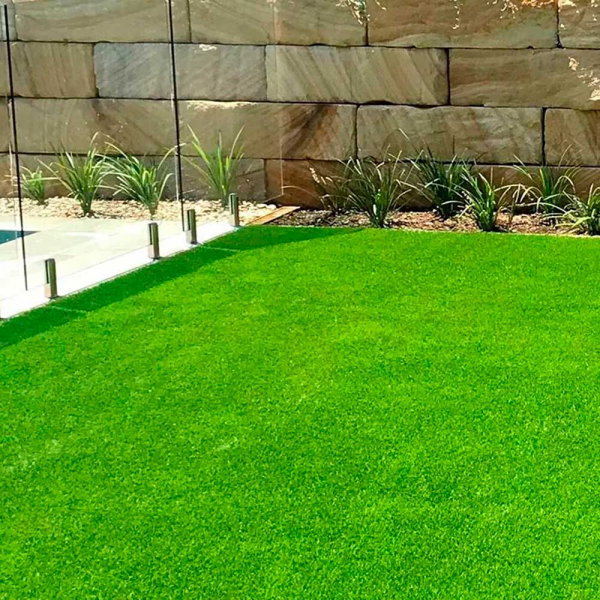
#> input picture img/5509590a4b33a7e20d00831fff1b16d8def20a05_460_T01_N148903068_2_1.jpg, 600 x 600 px
$ python load_display_save.py --image img/5509590a4b33a7e20d00831fff1b16d8def20a05_460_T01_N148903068_2_1.jpg
#> lines starting #> are read from the running program, lines starting #| are printed output that depends on the picture; after the words box and inside, x2 and y2 are one past the last pixel; in counts of white or black regions, pixels touching at a corner belong together
from __future__ import print_function
import argparse
import cv2

ap = argparse.ArgumentParser()
ap.add_argument("-i", "--image", required = True, help = "Path to the image")
args = vars(ap.parse_args())
image = cv2.imread(args["image"])
#> image is the input picture: shape (600, 600, 3); mean B, G, R 42.5, 151.2, 96.2
print("width: {} pixels".format(image.shape[1]))
#| width: 600 pixels
print("height: {} pixels".format(image.shape[0]))
#| height: 600 pixels
print("channels: {}".format(image.shape[2]))
#| channels: 3
cv2.imshow("Image", image)
# cv2.waitKey(0)
# cv2.imwrite("newimage.png", image)
(b, g, r) = image[0, 0]
#> b = 132; g = 155; r = 151
print("Pixel at (0, 0) - Red: {}, Green: {}, Blue: {}".format(r, g, b))
#| Pixel at (0, 0) - Red: 151, Green: 155, Blue: 132
image[0, 0] = (0, 0, 255)
#> image: shape (600, 600, 3); under 0.01% of pixels changed, all inside (x1, y1, x2, y2) = (0, 0, 1, 1)
(b, g, r) = image[0, 0]
#> b = 0; g = 0; r = 255
print("Pixel at (0, 0) - Red: {}, Green: {}, Blue: {}".format(r, g, b))
#| Pixel at (0, 0) - Red: 255, Green: 0, Blue: 0
corner = image[0:100, 0:100]
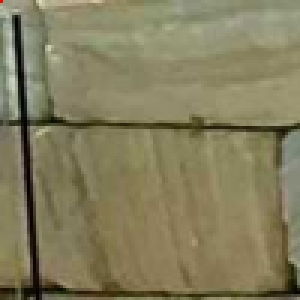
#> corner: shape (100, 100, 3) (shown 3 times larger); mean B, G, R 92.9, 125.3, 131.3
cv2.imshow("Corner", corner)
image[0:100, 0:100] = (0, 255, 0)
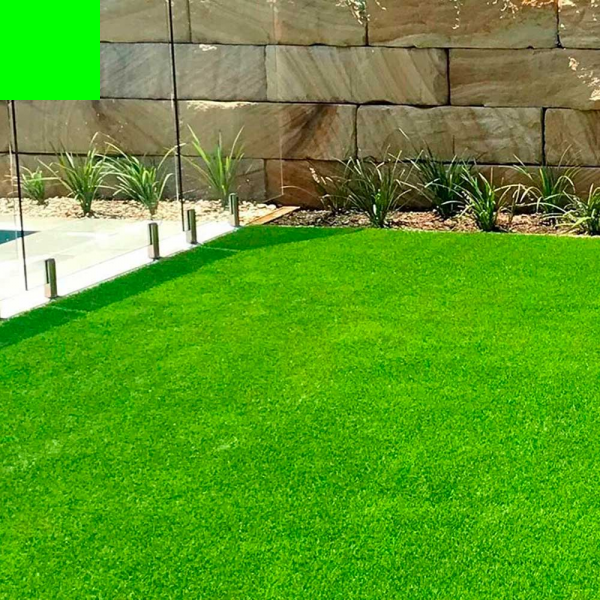
#> image: shape (600, 600, 3); mean B, G, R 39.9, 154.8, 92.6
cv2.imshow("Updated", image)
cv2.waitKey(0)

$ run again, on img/abc142.jpg
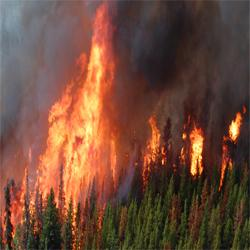
#> input picture img/abc142.jpg, 250 x 250 px
#> image is the input picture: shape (250, 250, 3); mean B, G, R 58.1, 74.5, 112.2
#| width: 250 pixels
#| height: 250 pixels
#| channels: 3
#> `(b, g, r) = image[0, 0]`: b = 178; g = 166; r = 154
#| Pixel at (0, 0) - Red: 154, Green: 166, Blue: 178
#> `(b, g, r) = image[0, 0]`: b = 0; r = 255
#| Pixel at (0, 0) - Red: 255, Green: 0, Blue: 0
#> `corner = image[0:100, 0:100]`:
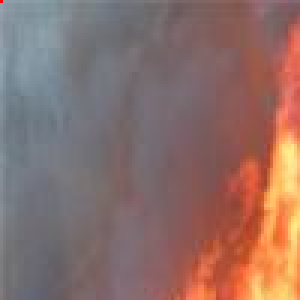
#> corner: shape (100, 100, 3) (shown 3 times larger); mean B, G, R 105.3, 110.8, 140.9
#> `image[0:100, 0:100] = (0, 255, 0)`:
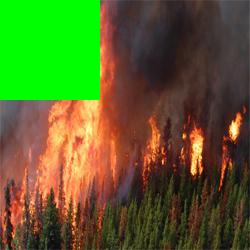
#> image: shape (250, 250, 3); mean B, G, R 41.3, 97.6, 89.6

$ run again, on img/nofire_0025.jpg
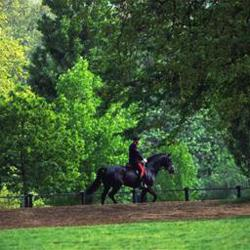
#> input picture img/nofire_0025.jpg, 250 x 250 px
#> image is the input picture: shape (250, 250, 3); mean B, G, R 54.4, 95.1, 68.9
#| width: 250 pixels
#| height: 250 pixels
#| channels: 3
#> `(b, g, r) = image[0, 0]`: b = 66; g = 126; r = 118
#| Pixel at (0, 0) - Red: 118, Green: 126, Blue: 66
#> `(b, g, r) = image[0, 0]`: b = 0; r = 255
#| Pixel at (0, 0) - Red: 255, Green: 0, Blue: 0
#> `corner = image[0:100, 0:100]`:
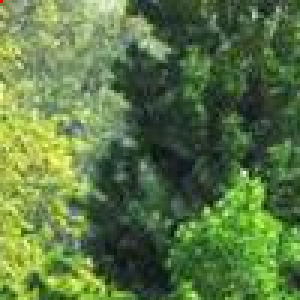
#> corner: shape (100, 100, 3) (shown 3 times larger); mean B, G, R 67.7, 118.9, 91
#> `image[0:100, 0:100] = (0, 255, 0)`:
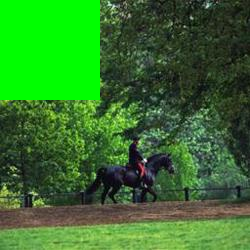
#> image: shape (250, 250, 3); mean B, G, R 43.6, 116.9, 54.4
